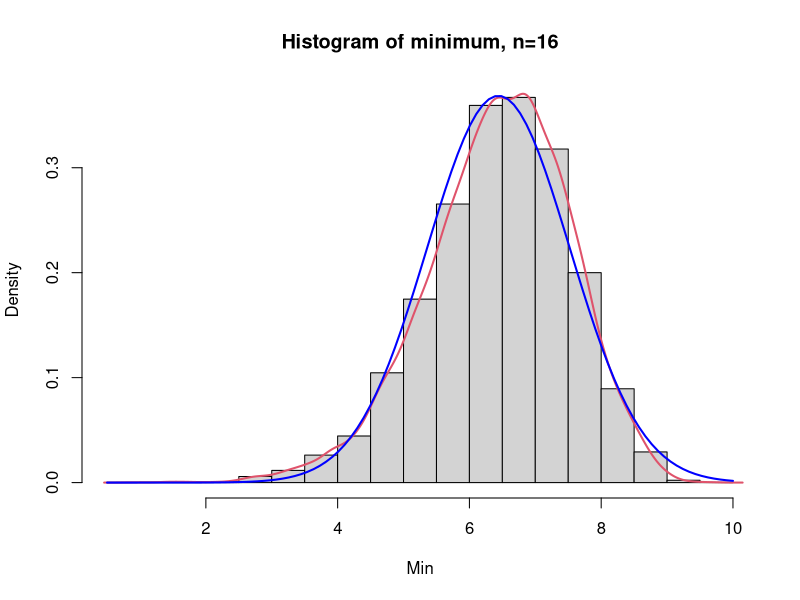
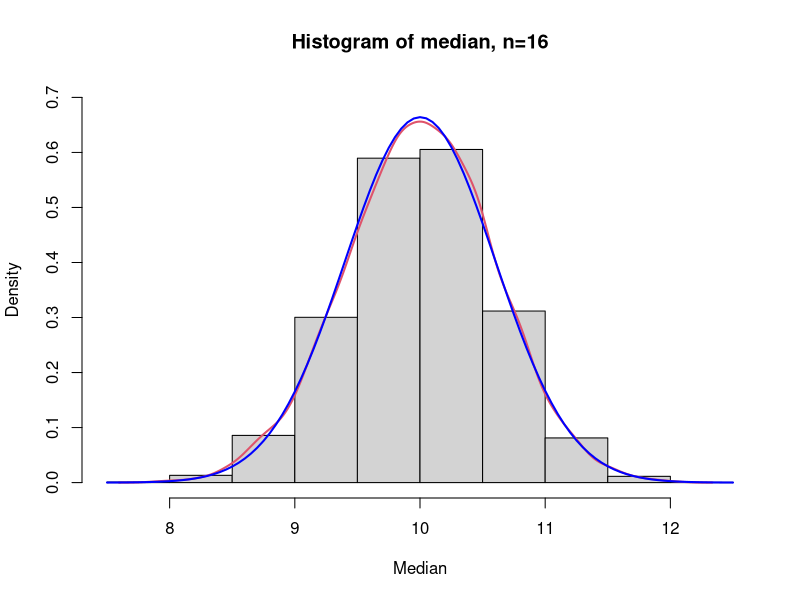
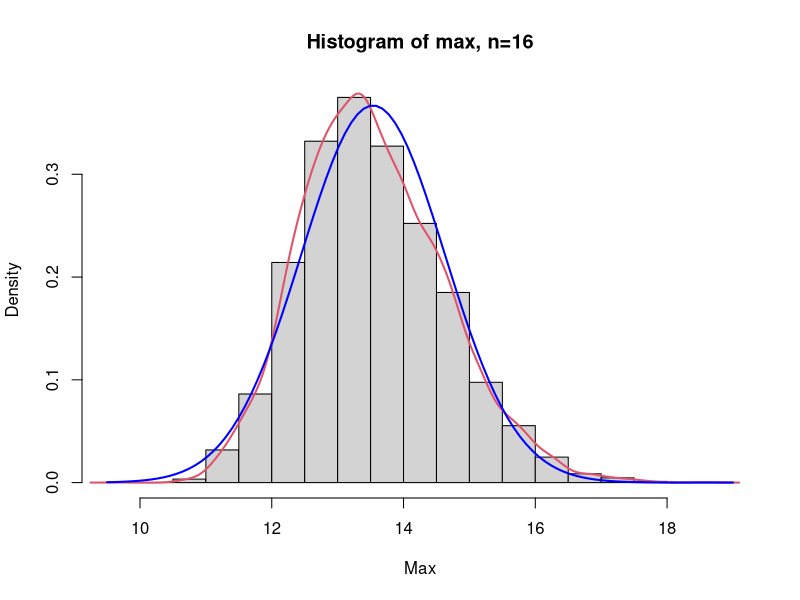
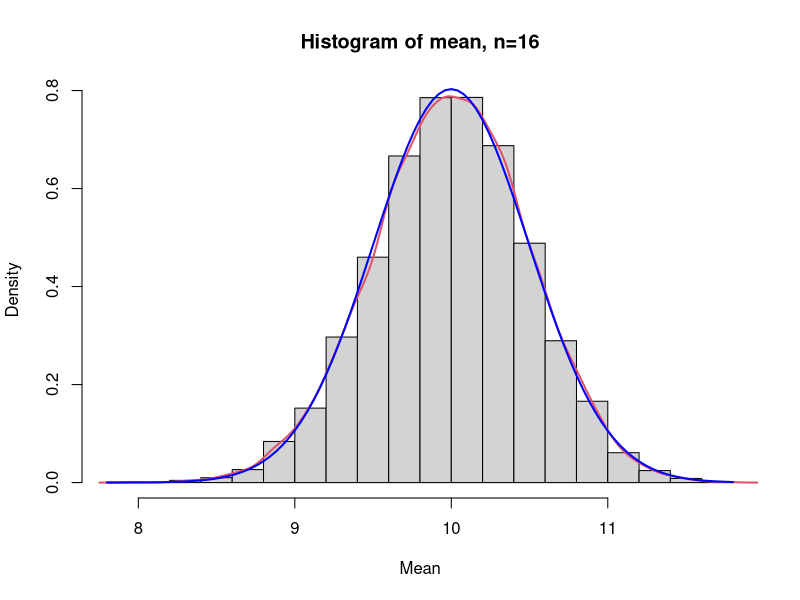
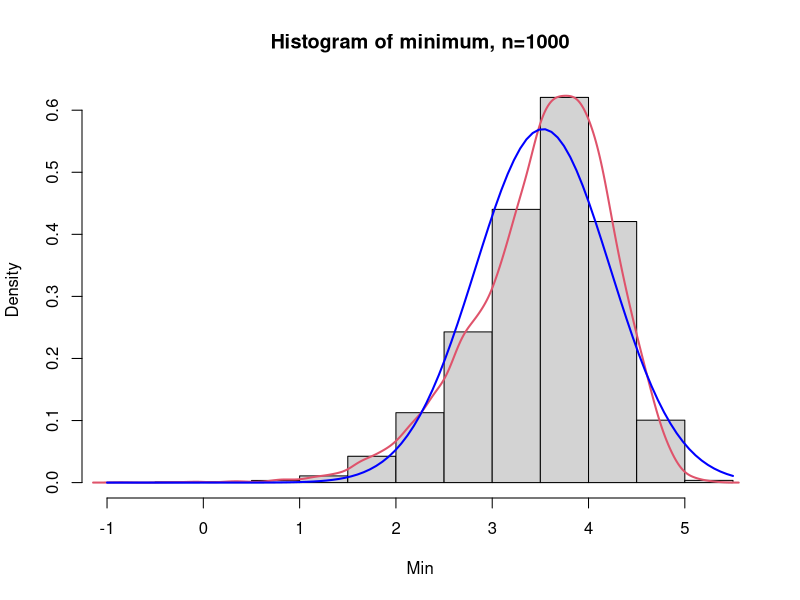
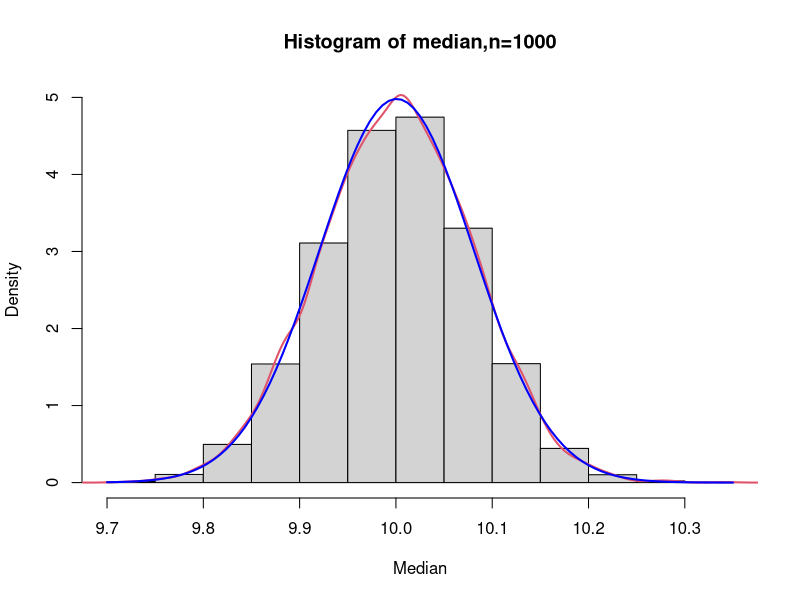
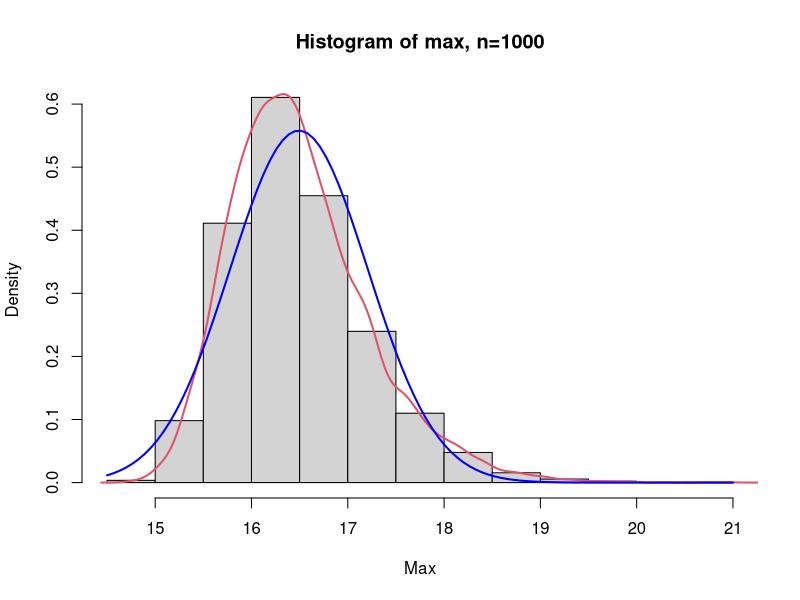
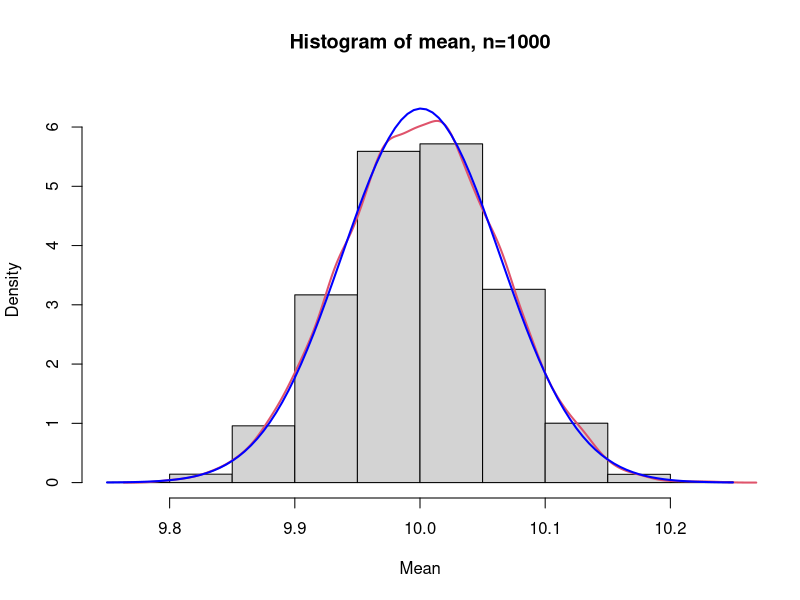

Write the R code that produced these figures, in order.
## ---- chunk 1
knitr::opts_chunk$set(echo = TRUE)
## ---- chunk 2
library(dplyr)
# #1 - In this first problem, we are drawing samples from an infinite population which is assumed
# to adequately modeled by a Normal distribution with mu = 10 and sig = 2. Objective is to
# study the sampling distribution of the widely used statistics mean(X^), median(X^), minimum
# (Min) and maximum (Max) of the observed sample.

mu = 10
sig = 2

# (a) Generate 10,000 random samples, each of size 16 from a normal population with mu=10,
# and sigma=2, and compute min, median, maximum, and mean from each sample. Store
# these results in a dataframe (10,000 rows and four columns appropriately labeled).
sample_count <- 10000
sample_size <- 16

#Create dataframe from matrix with 4 columns and 10000 entries(rows)
samplesdf <- as.data.frame(matrix(ncol=4, nrow=sample_count))
colnames(samplesdf) <- c("min", "median", "max", "mean") #name columns

#Generate 10000 entries into the dataframe, of size 16 random normal samples
#and calculate for each sample, min median max mean
set.seed(1)
for(i in 1:sample_count){
  sample <- rnorm(sample_size, mean=mu, sd=sig)
  samplesdf[i,] = c(min(sample), median(sample), max(sample), mean(sample)) 
}
#samplesdf
glimpse(samplesdf)

# (b) Summarize the sampling distributions and plot histograms.
summary(samplesdf) #summarize the sampling distributions for each column (statistics)

#Histogram of min, curve and superimposed normal curve
hist(samplesdf$min, probability=TRUE, main = "Histogram of minimum, n=16", xlab="Min")
lines(density(samplesdf$min), col = 2, lwd = 2)
curve(dnorm(x, mean=mean(samplesdf$min), sd=sd(samplesdf$min)), lwd=2, col="blue", add=TRUE)

#Histogram of median, curve and superimposed normal curve
hist(samplesdf$median, probability=TRUE, ylim = c(0,.7), main = "Histogram of median, n=16",xlab="Median")
lines(density(samplesdf$median), col = 2, lwd = 2)
curve(dnorm(x, mean=mean(samplesdf$median), sd=sd(samplesdf$median)), lwd=2, col="blue", add=TRUE)

#Histogram of max, curve and superimposed normal curve
hist(samplesdf$max, probability=TRUE, main = "Histogram of max, n=16", xlab="Max")
lines(density(samplesdf$max), col = 2, lwd = 2)
curve(dnorm(x, mean=mean(samplesdf$max), sd=sd(samplesdf$max)), lwd=2, col="blue", add=TRUE)

#Histogram of mean, curve and superimposed normal curve
hist(samplesdf$mean, probability=TRUE, main = "Histogram of mean, n=16", xlab="Mean")
lines(density(samplesdf$mean), col = 2, lwd = 2)
curve(dnorm(x, mean=mean(samplesdf$mean), sd=sd(samplesdf$mean)), lwd=2, col="blue", add=TRUE)

# (c) Compare the summary statistics and comment on the shapes of the histogram
cat("The summary statistics were already calculated in (b), refer to 1-b.
    The shapes of the mean and median histograms are very close to normal, as seen 
    from the red lines which are the actual density lines of the histograms, and 
    the blue lines which  are the superimposed normal lines from the dataframe. 
    The histograms of max and min, are not perfectly curved and are a bit skewed, 
    but still approximately normal.")
# (d) Repeat (a)-(c) for a larger sample size.
sample_size <- 1000
  
samplesdf2 <- as.data.frame(matrix(ncol=4, nrow=sample_count))
colnames(samplesdf2) <- c("min", "median", "max", "mean") #name columns
  
for(i in 1:sample_count){
  sample <- rnorm(sample_size, mean=mu, sd=sig)
  samplesdf2[i,] = c(min(sample), median(sample), max(sample), mean(sample)) 
}
#Histogram of min, curve and superimposed normal curve
hist(samplesdf2$min, probability=TRUE, main = "Histogram of minimum, n=1000", xlab="Min")
lines(density(samplesdf2$min), col = 2, lwd = 2)
curve(dnorm(x, mean=mean(samplesdf2$min), sd=sd(samplesdf2$min)), lwd=2, col="blue", add=TRUE)

#Histogram of median, curve and superimposed normal curve
hist(samplesdf2$median, probability=TRUE, ylim = c(0,5), 
     main = "Histogram of median,n=1000",xlab="Median")
lines(density(samplesdf2$median), col = 2, lwd = 2)
curve(dnorm(x, mean=mean(samplesdf2$median), sd=sd(samplesdf2$median)), lwd=2, col="blue", add=TRUE)

#Histogram of max, curve and superimposed normal curve
hist(samplesdf2$max, probability=TRUE, main = "Histogram of max, n=1000", xlab="Max")
lines(density(samplesdf2$max), col = 2, lwd = 2)
curve(dnorm(x, mean=mean(samplesdf2$max), sd=sd(samplesdf2$max)), lwd=2, col="blue", add=TRUE)

#Histogram of mean, curve and superimposed normal curve
hist(samplesdf2$mean, probability=TRUE, ylim=c(0,6.5), main = "Histogram of mean, n=1000", xlab="Mean")
lines(density(samplesdf2$mean), col = 2, lwd = 2)
curve(dnorm(x, mean=mean(samplesdf2$mean), sd=sd(samplesdf2$mean)), lwd=2, col="blue", add=TRUE)

summary(samplesdf2)
("The shapes of the min and max histograms of n=1000 are less accurate to the 
superimposed normal lines compared to the n=16 histograms. The mean and median histograms
  are still very accurate to the normal line. Intuitively, this is because if there are
  more samples in an entry, the likelihood of an extremely small or extremely large
  value increases, which causes the min and max distributions to become skewed. Min 
  and max are highly influenced by extreme outliers in the data.")
## ---- chunk 3
# #2 - Repeat steps of problem # for a skewed parent distribution such as a lognormal or a gamma
# distribution. Explain how would choose the parameters of these distributions so that they
# can be compared to the results from normal distribution.
library(dplyr)
cat("Choose gamma distribution for the repeated samples. As we recall from 
    Worksheet3, the gamma distribution has the parameters: Shape and Scale, which
    can be calculated easily with the formulas mean=k*theta, and variance=k*theta^2,
    we know that sigma is 2 and mean is 10, therefore variance = 4. So 10 = k * theta,
    theta = 10/k. 4 = k * (10/k)^2 = k * (100/k^2) = 100/k, thus k = 100/4 = 25.
    And theta = 10/25 = .4 and k=shape and theta=scale")

shape = 25
scale = 0.4
sample_count <- 10000
sample_size <- 16

gammadf <- as.data.frame(matrix(ncol=4, nrow=sample_count))
colnames(gammadf) <- c("min", "median", "max", "mean") #name columns

#Generate 10000 entries into the dataframe, of size 16 random normal samples
#and calculate for each sample, min median max mean
set.seed(1)
for(i in 1:sample_count){
  sample <- rgamma(sample_size, shape=shape, scale=scale)
  gammadf[i,] = c(min(sample), median(sample), max(sample), mean(sample)) 
}
glimpse(gammadf)

# (b) Summarize the sampling distributions and plot histograms.
summary(gammadf) #summarize the sampling distributions for each column (statistics)

#Histogram of min, curve and superimposed normal curve
hist(gammadf$min, probability=TRUE, main = "Histogram of gamma minimum, n=16", xlab="Min")
lines(density(gammadf$min), col = 2, lwd = 2)
curve(dnorm(x, mean=mean(gammadf$min), sd=sd(gammadf$min)), lwd=2, col="blue", add=TRUE)

#Histogram of median, curve and superimposed normal curve
hist(gammadf$median, probability=TRUE, ylim = c(0,.7), main = "Histogram of gamma median, n=16",xlab="Median")
lines(density(gammadf$median), col = 2, lwd = 2)
curve(dnorm(x, mean=mean(gammadf$median), sd=sd(gammadf$median)), lwd=2, col="blue", add=TRUE)

#Histogram of max, curve and superimposed normal curve
hist(gammadf$max, probability=TRUE, main = "Histogram of gamma max, n=16", xlab="Max")
lines(density(gammadf$max), col = 2, lwd = 2)
curve(dnorm(x, mean=mean(gammadf$max), sd=sd(gammadf$max)), lwd=2, col="blue", add=TRUE)

#Histogram of mean, curve and superimposed normal curve
hist(gammadf$mean, probability=TRUE, main = "Histogram of gamma mean, n=16", xlab="Mean")
lines(density(gammadf$mean), col = 2, lwd = 2)
curve(dnorm(x, mean=mean(gammadf$mean), sd=sd(gammadf$mean)), lwd=2, col="blue", add=TRUE)

# (c) Compare the summary statistics and comment on the shapes of the histogram
cat("The summary statistics were already calculated in (b), refer to 2-b.
    The shapes of the mean and median histograms are very close to normal, as seen 
    from the red lines which are the actual density lines of the histograms, and 
    the blue lines which  are the superimposed normal lines from the dataframe. 
    The histograms of max and min, are not perfectly curved and are a bit skewed, 
    but still approximately normal.")

sample_size <- 1000
gammadf2 <- as.data.frame(matrix(ncol=4, nrow=sample_count))
colnames(gammadf2) <- c("min", "median", "max", "mean") #name columns

#Generate 10000 entries into the dataframe, of size 16 random normal samples
#and calculate for each sample, min median max mean
set.seed(1)
for(i in 1:sample_count){
  sample <- rgamma(sample_size, shape=shape, scale=scale)
  gammadf2[i,] = c(min(sample), median(sample), max(sample), mean(sample)) 
}
glimpse(gammadf2)

#Histogram of min, curve and superimposed normal curve
hist(gammadf2$min, probability=TRUE, main = "Histogram of gamma minimum, n=1000", xlab="Min")
lines(density(gammadf2$min), col = 2, lwd = 2)
curve(dnorm(x, mean=mean(gammadf2$min), sd=sd(gammadf2$min)), lwd=2, col="blue", add=TRUE)

#Histogram of median, curve and superimposed normal curve
hist(gammadf2$median, probability=TRUE, ylim = c(0,6.5), main = "Histogram of gamma median, n=1000",xlab="Median")
lines(density(gammadf2$median), col = 2, lwd = 2)
curve(dnorm(x, mean=mean(gammadf2$median), sd=sd(gammadf2$median)), lwd=2, col="blue", add=TRUE)

#Histogram of max, curve and superimposed normal curve
hist(gammadf2$max, probability=TRUE, main = "Histogram of gamma max, n=1000", xlab="Max")
lines(density(gammadf2$max), col = 2, lwd = 2)
curve(dnorm(x, mean=mean(gammadf2$max), sd=sd(gammadf2$max)), lwd=2, col="blue", add=TRUE)

#Histogram of mean, curve and superimposed normal curve
hist(gammadf2$mean, probability=TRUE, main = "Histogram of gamma mean, n=1000", xlab="Mean",
     ylim=c(0,6.5))
lines(density(gammadf2$mean), col = 2, lwd = 2)
curve(dnorm(x, mean=mean(gammadf2$mean), sd=sd(gammadf2$mean)), lwd=2, col="blue", add=TRUE)

summary(gammadf2)
# (c) Compare the summary statistics and comment on the shapes of the histogram
cat("The shapes of the min and max histograms of n=1000 are less accurate to the 
superimposed normal lines compared to the n=16 histograms. The mean and median histograms
are still very accurate to the normal line. Intuitively, again, this is because of
the susceptibility of min and max to extreme outliers.")
